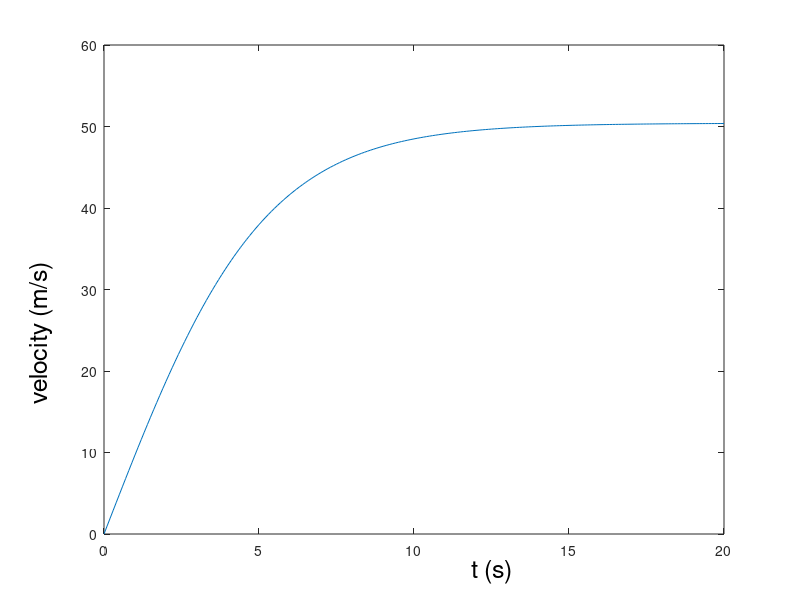

Here is the MATLAB script that generated this plot:
% f10_2   same as L10_1
% Copyright S. Nakamura, 1995
figure(1)
set(gcf,'NumberTitle','off','Name','Figure 10.2; List 10.1')

clear,clf
t = 0; n=0; v=0;
C = 0.27;
; M = 70; g = 9.8; h = 0.1;
t_rec(1)=t; v_rec(1) = v;

while t<20
   n=n+1;
   v = v + h*( -C/M*v*v + g);
   t = t+h;
   v_rec(n+1) = v; 
   t_rec(n+1) = t;
end
 plot(t_rec,v_rec)
axis([0,20,0,60])
hh=text( 11.8707,  -4.5748, 't (s)');   
set(hh,'FontSize',[18]);
hh=text(-2.0785,  16.0117, 'velocity (m/s)');
set(hh,'FontSize',[18], 'Rotation',[90])
